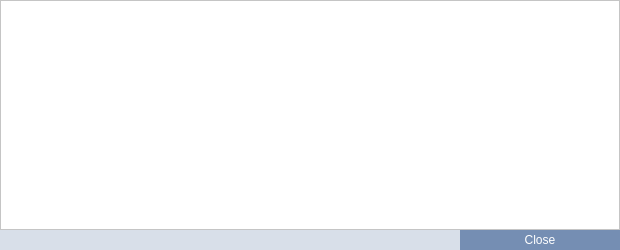
<?xml version="1.0" encoding="UTF-8"?>
<ui version="4.0">
 <class>TransactionDescDialog</class>
 <widget class="QDialog" name="TransactionDescDialog">
  <property name="geometry">
   <rect>
    <x>0</x>
    <y>0</y>
    <width>620</width>
    <height>250</height>
   </rect>
  </property>
  <property name="palette">
   <palette>
    <active>
     <colorrole role="Button">
      <brush brushstyle="SolidPattern">
       <color alpha="255">
        <red>216</red>
        <green>223</green>
        <blue>233</blue>
       </color>
      </brush>
     </colorrole>
     <colorrole role="Base">
      <brush brushstyle="SolidPattern">
       <color alpha="255">
        <red>216</red>
        <green>223</green>
        <blue>233</blue>
       </color>
      </brush>
     </colorrole>
     <colorrole role="Window">
      <brush brushstyle="SolidPattern">
       <color alpha="255">
        <red>216</red>
        <green>223</green>
        <blue>233</blue>
       </color>
      </brush>
     </colorrole>
    </active>
    <inactive>
     <colorrole role="Button">
      <brush brushstyle="SolidPattern">
       <color alpha="255">
        <red>216</red>
        <green>223</green>
        <blue>233</blue>
       </color>
      </brush>
     </colorrole>
     <colorrole role="Base">
      <brush brushstyle="SolidPattern">
       <color alpha="255">
        <red>216</red>
        <green>223</green>
        <blue>233</blue>
       </color>
      </brush>
     </colorrole>
     <colorrole role="Window">
      <brush brushstyle="SolidPattern">
       <color alpha="255">
        <red>216</red>
        <green>223</green>
        <blue>233</blue>
       </color>
      </brush>
     </colorrole>
    </inactive>
    <disabled>
     <colorrole role="Button">
      <brush brushstyle="SolidPattern">
       <color alpha="255">
        <red>216</red>
        <green>223</green>
        <blue>233</blue>
       </color>
      </brush>
     </colorrole>
     <colorrole role="Base">
      <brush brushstyle="SolidPattern">
       <color alpha="255">
        <red>216</red>
        <green>223</green>
        <blue>233</blue>
       </color>
      </brush>
     </colorrole>
     <colorrole role="Window">
      <brush brushstyle="SolidPattern">
       <color alpha="255">
        <red>216</red>
        <green>223</green>
        <blue>233</blue>
       </color>
      </brush>
     </colorrole>
    </disabled>
   </palette>
  </property>
  <property name="font">
   <font>
    <pointsize>8</pointsize>
   </font>
  </property>
  <property name="windowTitle">
   <string>Transaction details</string>
  </property>
  <property name="styleSheet">
   <string notr="true">background-color: #D8DFE9;</string>
  </property>
  <layout class="QVBoxLayout" name="verticalLayout">
   <property name="spacing">
    <number>0</number>
   </property>
   <property name="leftMargin">
    <number>0</number>
   </property>
   <property name="topMargin">
    <number>0</number>
   </property>
   <property name="rightMargin">
    <number>0</number>
   </property>
   <property name="bottomMargin">
    <number>0</number>
   </property>
   <item>
    <widget class="QTextEdit" name="detailText">
     <property name="palette">
      <palette>
       <active>
        <colorrole role="Button">
         <brush brushstyle="SolidPattern">
          <color alpha="255">
           <red>255</red>
           <green>255</green>
           <blue>255</blue>
          </color>
         </brush>
        </colorrole>
        <colorrole role="Base">
         <brush brushstyle="SolidPattern">
          <color alpha="255">
           <red>255</red>
           <green>255</green>
           <blue>255</blue>
          </color>
         </brush>
        </colorrole>
        <colorrole role="Window">
         <brush brushstyle="SolidPattern">
          <color alpha="255">
           <red>255</red>
           <green>255</green>
           <blue>255</blue>
          </color>
         </brush>
        </colorrole>
       </active>
       <inactive>
        <colorrole role="Button">
         <brush brushstyle="SolidPattern">
          <color alpha="255">
           <red>255</red>
           <green>255</green>
           <blue>255</blue>
          </color>
         </brush>
        </colorrole>
        <colorrole role="Base">
         <brush brushstyle="SolidPattern">
          <color alpha="255">
           <red>255</red>
           <green>255</green>
           <blue>255</blue>
          </color>
         </brush>
        </colorrole>
        <colorrole role="Window">
         <brush brushstyle="SolidPattern">
          <color alpha="255">
           <red>255</red>
           <green>255</green>
           <blue>255</blue>
          </color>
         </brush>
        </colorrole>
       </inactive>
       <disabled>
        <colorrole role="Button">
         <brush brushstyle="SolidPattern">
          <color alpha="255">
           <red>255</red>
           <green>255</green>
           <blue>255</blue>
          </color>
         </brush>
        </colorrole>
        <colorrole role="Base">
         <brush brushstyle="SolidPattern">
          <color alpha="255">
           <red>255</red>
           <green>255</green>
           <blue>255</blue>
          </color>
         </brush>
        </colorrole>
        <colorrole role="Window">
         <brush brushstyle="SolidPattern">
          <color alpha="255">
           <red>255</red>
           <green>255</green>
           <blue>255</blue>
          </color>
         </brush>
        </colorrole>
       </disabled>
      </palette>
     </property>
     <property name="font">
      <font>
       <pointsize>8</pointsize>
      </font>
     </property>
     <property name="toolTip">
      <string>This pane shows a detailed description of the transaction</string>
     </property>
     <property name="styleSheet">
      <string notr="true">background-color: #FFFFFF;
</string>
     </property>
     <property name="readOnly">
      <bool>true</bool>
     </property>
    </widget>
   </item>
   <item>
    <widget class="QDialogButtonBox" name="buttonBox">
     <property name="font">
      <font>
       <pointsize>8</pointsize>
      </font>
     </property>
     <property name="styleSheet">
      <string notr="true">QPushButton {
	background-color: #758EB3;
	color: #FFFFFF;
	border: 0px solid gray;
	max-height: 20px;
	min-height: 20px;
	max-width: 160px;
	min-width: 160px;
}

QPushButton:hover {
	background-color: #0099CC;
}

QPushButton:pressed:flat {
	background-color: #0099CC;
}</string>
     </property>
     <property name="orientation">
      <enum>Qt::Horizontal</enum>
     </property>
     <property name="standardButtons">
      <set>QDialogButtonBox::Close</set>
     </property>
    </widget>
   </item>
  </layout>
 </widget>
 <resources/>
 <connections>
  <connection>
   <sender>buttonBox</sender>
   <signal>accepted()</signal>
   <receiver>TransactionDescDialog</receiver>
   <slot>accept()</slot>
   <hints>
    <hint type="sourcelabel">
     <x>248</x>
     <y>254</y>
    </hint>
    <hint type="destinationlabel">
     <x>157</x>
     <y>274</y>
    </hint>
   </hints>
  </connection>
  <connection>
   <sender>buttonBox</sender>
   <signal>rejected()</signal>
   <receiver>TransactionDescDialog</receiver>
   <slot>reject()</slot>
   <hints>
    <hint type="sourcelabel">
     <x>316</x>
     <y>260</y>
    </hint>
    <hint type="destinationlabel">
     <x>286</x>
     <y>274</y>
    </hint>
   </hints>
  </connection>
 </connections>
</ui>
